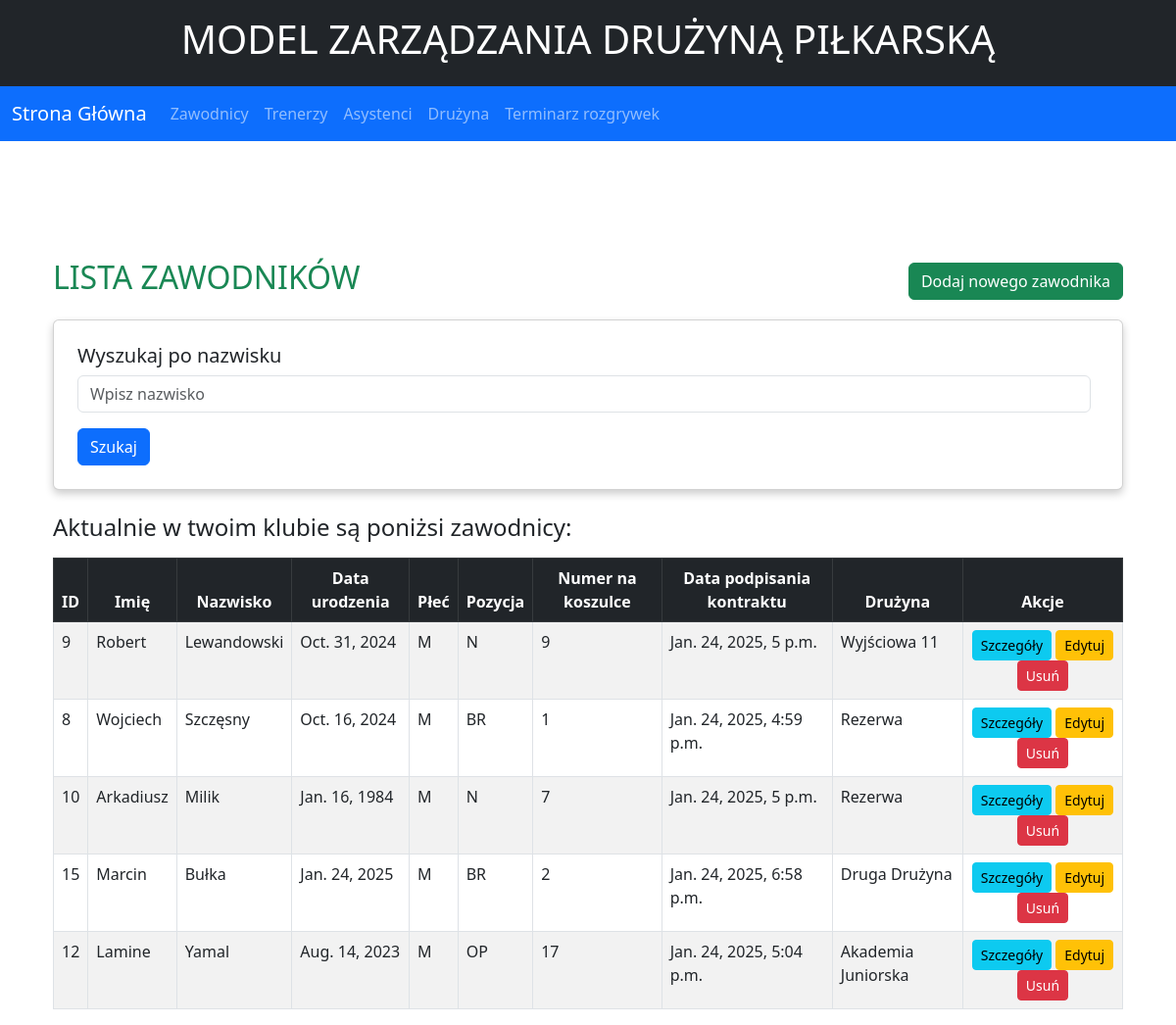
The page /players on the database its author committed.
### Legia/models.py (models this page shows, shortened)
class Player(models.Model):
    firstname = models.CharField(max_length=50)
    lastname = models.CharField(max_length=50)
    birth = models.DateField()
    gender = models.CharField(max_length=100, choices=PLEC, null=True)
    position = models.CharField(max_length=100, choices=POSITIONS)
    number = models.PositiveBigIntegerField()
    signing_date = models.DateTimeField(auto_now_add=True)
    team = models.ForeignKey(Team,related_name='players', null=True, blank=True, on_delete=models.CASCADE)
    class Meta:
        ordering = ['team','position']

class Team(models.Model):
    name = models.CharField(max_length=100, choices=TEAMS)
    capacity = models.PositiveBigIntegerField(null = True)

### Legia/views.py (the view)
# urls.py: path('players', views.player_list, name='player-list'),
def player_list(request):
    players = Player.objects.filter(lastname__icontains=request.POST['phrase']) if request.method == 'POST' else Player.objects.all()
    return render(request, "Legia/player/list.html", {'players': players})

### Legia/templates/Legia/player/list.html (shortened to what this page needs)
{% extends "Legia/base.html" %}
{% block content %}
<div class="container mt-4">
    <div class="d-flex justify-content-between align-items-center mb-3">
        <h2 class="text-success">LISTA ZAWODNIKÓW</h2>
        <a href="{% url 'player-create' %}" class="btn btn-success">Dodaj nowego zawodnika</a>
    </div>
    <div class="card p-4 mb-4">
        <h5 class="card-title">Wyszukaj po nazwisku</h5>
        <form action="" method="post" class="form-inline">
            <div class="form-group me-2">
                <input
                    type="text"
                    name="phrase"
                    class="form-control"
                    placeholder="Wpisz nazwisko"
                    required>
            </div>
            <button type="submit" class="btn btn-primary">Szukaj</button>
        </form>
    </div>
    </head>
    <body>
      <h4 class="mb-3">Aktualnie w twoim klubie są poniżsi zawodnicy:</h4>
      <div class="table-responsive">
        <table class="table table-striped table-bordered">
          <thead class="table-dark">
            <tr align="center">
              <th>ID</th>
              <th>Imię</th>
              <th>Nazwisko</th>
              <th>Data urodzenia</th>
              <th>Płeć</th>
              <th>Pozycja</th>
              <th>Numer na koszulce</th>
              <th>Data podpisania kontraktu</th>
              <th>Drużyna</th>
              <th>Akcje</th>
            </tr>
        </thead>
    <tbody>
            {% for player in players %}
            <tr>
                <td>{{ player.id }}</td>
                <td>{{ player.firstname }}</td>
                <td>{{ player.lastname }}</td>
                <td>{{ player.birth }}</td>
                <td>{{ player.gender }}</td>
                <td>{{ player.position }}</td>
                <td>{{ player.number }}</td>
                <td>{{ player.signing_date }}</td>
                <td>{{ player.team.name }}</td>
                <td align="center">
                    <a href="{% url 'player-detail' player.id %}" class="btn btn-info btn-sm">Szczegóły</a>
                    <a href="{% url 'player-update' player.id %}" class="btn btn-warning btn-sm">Edytuj</a>
                    <a href="{% url 'player-delete' player.id %}" class="btn btn-danger btn-sm">Usuń</a>
                </td>
            </tr>
            {% endfor %}
            </tbody>
        </table>
    </div>
</div>
{% endblock %}

### Legia/static/css/Legia.css (style rules this page uses)
:root { --green: #1b612b; --red: #aa1625; --white: #ffffff; --black: #222427; }
body { font-family: Arial, sans-serif; background-color: #434343; }
a { color: var(--green); text-decoration: none; }
h1, h2, h3 { color: var(--black); }
.container { margin-top: 30px; }
.card { box-shadow: 0 4px 8px rgba(0, 0, 0, 0.2); border-radius: 10px; }

### rows shown on the page
Player: id "9", firstname "Robert", lastname "Lewandowski", birth "Oct. 31, 2024", gender "M", position "N", number "9", signing_date "Jan. 24, 2025, 5 p.m.", team.name "Wyjściowa 11"
Player: id "8", firstname "Wojciech", lastname "Szczęsny", birth "Oct. 16, 2024", gender "M", position "BR", number "1", signing_date "Jan. 24, 2025, 4:59 p.m.", team.name "Rezerwa"
Player: id "10", firstname "Arkadiusz", lastname "Milik", birth "Jan. 16, 1984", gender "M", position "N", number "7", signing_date "Jan. 24, 2025, 5 p.m.", team.name "Rezerwa"
Player: id "15", firstname "Marcin", lastname "Bułka", birth "Jan. 24, 2025", gender "M", position "BR", number "2", signing_date "Jan. 24, 2025, 6:58 p.m.", team.name "Druga Drużyna"
Player: id "12", firstname "Lamine", lastname "Yamal", birth "Aug. 14, 2023", gender "M", position "OP", number "17", signing_date "Jan. 24, 2025, 5:04 p.m.", team.name "Akademia Juniorska"
